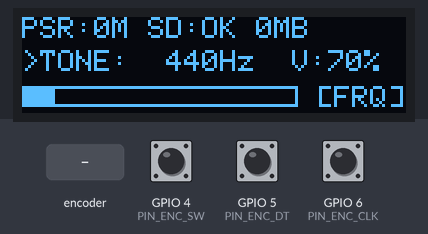
The sketch below on a simulated ESP32-S3. Parts: 128×32 one-colour display. The inputs (shaded band) are chosen by the test bench; at power-on: GPIO 4 (PIN_ENC_SW) HIGH, GPIO 5 (PIN_ENC_DT) HIGH, GPIO 6 (PIN_ENC_CLK) HIGH. I2S audio is not simulated (input reads silence); storage starts empty; what the sketch prints to the serial monitor is not drawn.

Above: at 3.1 s.
3.2 s: rotary encoder on GPIO 6 (PIN_ENC_CLK) / GPIO 5 (PIN_ENC_DT) turned 3 steps (first pin leading)
At 4.8 s:
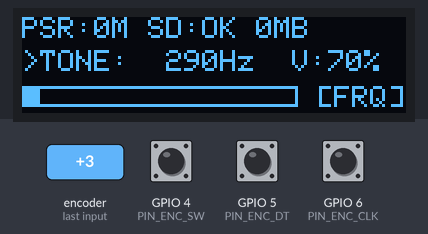
5.3 s: GPIO 4 (PIN_ENC_SW) pulled LOW for 0.15 s
At 6.7 s:
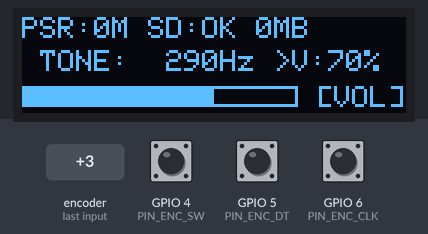
7.0 s: GPIO 4 (PIN_ENC_SW) pulled LOW for 1 s
At 7.6 s:
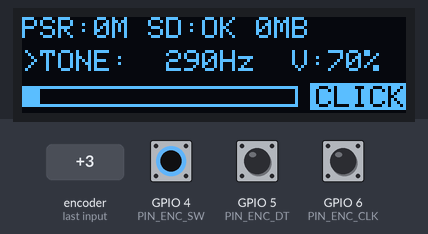
9.5 s: rotary encoder on GPIO 6 (PIN_ENC_CLK) / GPIO 5 (PIN_ENC_DT) turned 1 step (first pin leading)
At 10.5 s:
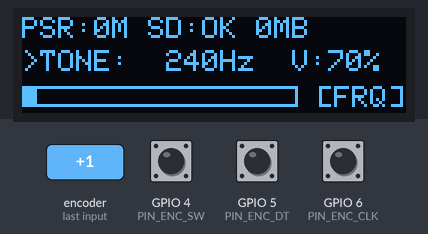
Timing chart, 0 to 12.2 s (numbered marks = the images above; inputs shaded):
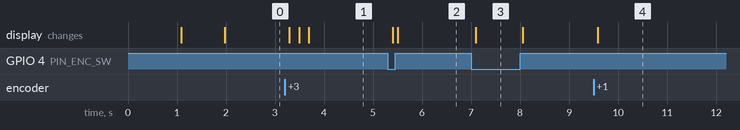

Measured:
- after the input at 3.2 s, the display: first changes after 0.09 s (image 1 shows a later state)
- after the input at 5.3 s, the display: first changes after 0.10 s (image 2 shows a later state)
- after the input at 7.0 s, the display: changes after 0.10 s (image 3)
- after the input at 9.5 s, the display: changes after 0.09 s (image 4)

The sketch:

test_layer1_full_check.ino
```cpp
/*
 * ==============================================================================
 * ESPERDYNE BAT DETECTOR - LAYER 1 HARDWARE VERIFICATION & INTEGRATION TEST
 * (FAIL-SAFE VERSION: Boots cleanly with or without peripherals connected!)
 * ==============================================================================
 * Tests all components soldered on the primary Zero-PCB:
 * 1. ESP32-S3 (8MB Octal PSRAM + Dual Core FreeRTOS)
 * 2. 0.91" 128x32 I2C OLED (SDA=8, SCL=9)
 * 3. MicroSD Card Module (SPI: CS=10, MOSI=11, SCK=12, MISO=13)
 * 4. PCM5102A 32-bit I2S DAC (BCK=15, DIN=16, LCK=17)
 * 5. EC11 Rotary Encoder + Push Switch (CLK=6, DT=5, SW=4)
 *
 * SERIAL MONITOR: 115200 Baud (Works on BOTH USB and UART ports!)
 * ==============================================================================
 */

#include <Arduino.h>
#include <Wire.h>
#include <SPI.h>
#include <Adafruit_GFX.h>
#include <Adafruit_SSD1306.h>
#include "driver/i2s.h"
#include "esp_heap_caps.h"
#include <math.h>

// ------------------------------------------------------------------------------
// SD CARD COMPATIBILITY LAYER
// ------------------------------------------------------------------------------
#if __has_include(<SdFat.h>)
  #include <SdFat.h>
  #define USE_SDFAT 1
  SdFat sd;
  SdFile sdTestFile;
#else
  #include <SD.h>
  #include <FS.h>
  #define USE_SDFAT 0
  File sdTestFile;
#endif

// ------------------------------------------------------------------------------
// PIN DEFINITIONS
// ------------------------------------------------------------------------------
#define OLED_WIDTH        128
#define OLED_HEIGHT       32
#define OLED_RESET        -1
#define OLED_ADDR         0x3C
#define PIN_I2C_SDA       8
#define PIN_I2C_SCL       9

#define PIN_ENC_CLK       6   // S1
#define PIN_ENC_DT        5   // S2
#define PIN_ENC_SW        4   // KEY / Switch

#define PIN_SD_CS         10
#define PIN_SD_MOSI       11  // MO
#define PIN_SD_SCK        12  // SCK
#define PIN_SD_MISO       13  // MI

#define I2S_OUT_PORT      I2S_NUM_1
#define PIN_DAC_BCK       15
#define PIN_DAC_DIN       16  // DO
#define PIN_DAC_LCK       17  // WS

#define AUDIO_SAMPLE_RATE 48000
#define AUDIO_BUF_SAMPLES 128

// ------------------------------------------------------------------------------
// GLOBAL OBJECTS & STATE
// ------------------------------------------------------------------------------
Adafruit_SSD1306 display(OLED_WIDTH, OLED_HEIGHT, &Wire, OLED_RESET);

bool oledFound = false;
bool psramDetected = false;
size_t totalPSRAM = 0;
size_t freePSRAM = 0;
bool sdMounted = false;
uint32_t sdCapacityMB = 0;
char sdStatusMsg[24] = "Not Connected";

enum ControlMode { MODE_FREQ = 0, MODE_VOL = 1 };
ControlMode currentMode = MODE_FREQ;

volatile float g_toneFreq = 440.0f;
volatile int g_volume = 70;
volatile bool g_triggerChime = false;

int encoderTicks = 0;
uint8_t lastEncState = 0;
const int TICKS_PER_DETENT = 4;
bool lastButtonState = HIGH;
unsigned long lastDebounceTime = 0;
bool buttonPressedFlag = false;

int16_t dacAudioBuffer[AUDIO_BUF_SAMPLES * 2];

// ------------------------------------------------------------------------------
// DUAL SERIAL PRINT HELPER (Outputs to both USB-CDC and UART0)
// ------------------------------------------------------------------------------
void logMsg(const char* msg) {
  Serial.print(msg);
  Serial0.print(msg);
}

void logMsgf(const char* format, ...) {
  char buf[256];
  va_list args;
  va_start(args, format);
  vsnprintf(buf, sizeof(buf), format, args);
  va_end(args);
  Serial.print(buf);
  Serial0.print(buf);
}

// ------------------------------------------------------------------------------
// PCM5102A I2S DRIVER
// ------------------------------------------------------------------------------
void setupI2SDAC() {
  i2s_config_t i2s_config = {
    .mode = (i2s_mode_t)(I2S_MODE_MASTER | I2S_MODE_TX),
    .sample_rate = AUDIO_SAMPLE_RATE,
    .bits_per_sample = I2S_BITS_PER_SAMPLE_16BIT,
    .channel_format = I2S_CHANNEL_FMT_RIGHT_LEFT,
    .communication_format = (i2s_comm_format_t)(I2S_COMM_FORMAT_STAND_I2S),
    .intr_alloc_flags = ESP_INTR_FLAG_LEVEL1,
    .dma_buf_count = 8,
    .dma_buf_len = AUDIO_BUF_SAMPLES,
    .use_apll = false,
    .tx_desc_auto_clear = true
  };

  i2s_pin_config_t pin_config = {
    .mck_io_num = I2S_PIN_NO_CHANGE,
    .bck_io_num = PIN_DAC_BCK,
    .ws_io_num = PIN_DAC_LCK,
    .data_out_num = PIN_DAC_DIN,
    .data_in_num = I2S_PIN_NO_CHANGE
  };

  esp_err_t err = i2s_driver_install(I2S_OUT_PORT, &i2s_config, 0, NULL);
  if (err == ESP_OK) {
    i2s_set_pin(I2S_OUT_PORT, &pin_config);
    i2s_zero_dma_buffer(I2S_OUT_PORT);
    logMsg("[PASS] PCM5102A I2S DAC Driver initialized!\n");
  } else {
    logMsgf("[FAIL] I2S DAC init error: %d\n", err);
  }
}

// ------------------------------------------------------------------------------
// BACKGROUND AUDIO GENERATOR TASK (Core 1 FreeRTOS)
// ------------------------------------------------------------------------------
void audioTask(void* parameter) {
  float phase = 0.0f;
  float chimePhase = 0.0f;
  int chimeSamplesRemaining = 0;

  while (true) {
    if (g_triggerChime) {
      g_triggerChime = false;
      chimeSamplesRemaining = AUDIO_SAMPLE_RATE / 5;
      chimePhase = 0.0f;
    }

    float currentFreq = g_toneFreq;
    float currentVolFrac = (float)g_volume / 100.0f;
    float phaseInc = (2.0f * M_PI * currentFreq) / (float)AUDIO_SAMPLE_RATE;
    float chimePhaseInc = (2.0f * M_PI * 1800.0f) / (float)AUDIO_SAMPLE_RATE;

    for (int i = 0; i < AUDIO_BUF_SAMPLES; i++) {
      int16_t sample = 0;

      if (chimeSamplesRemaining > 0) {
        sample = (int16_t)(sin(chimePhase) * 26000.0f * currentVolFrac);
        chimePhase += chimePhaseInc;
        chimeSamplesRemaining--;
      } else {
        sample = (int16_t)(sin(phase) * 22000.0f * currentVolFrac);
        phase += phaseInc;
        if (phase >= 2.0f * M_PI) phase -= 2.0f * M_PI;
      }

      dacAudioBuffer[i * 2]     = sample;
      dacAudioBuffer[i * 2 + 1] = sample;
    }

    size_t bytes_written = 0;
    i2s_write(I2S_OUT_PORT, dacAudioBuffer, sizeof(dacAudioBuffer), &bytes_written, portMAX_DELAY);
  }
}

// ------------------------------------------------------------------------------
// MICRO SD CARD TEST (NON-BLOCKING)
// ------------------------------------------------------------------------------
bool testSDCard() {
  logMsg("[SD] Testing MicroSD card... ");
  sdMounted = false;

#if USE_SDFAT
  if (sd.begin(SdSpiConfig(PIN_SD_CS, DEDICATED_SPI, SD_SCK_MHZ(10)))) {
    sdMounted = true;
    sdCapacityMB = sd.card()->sectorCount() * 512UL / (1024UL * 1024UL);
    if (sdTestFile.open("/layer1_test.txt", O_WRONLY | O_CREAT | O_TRUNC)) {
      sdTestFile.println("Esperdyne Layer 1 Zero-PCB Test OK!");
      sdTestFile.close();
      snprintf(sdStatusMsg, sizeof(sdStatusMsg), "OK %uMB", sdCapacityMB);
      logMsgf("[PASS] %s\n", sdStatusMsg);
      return true;
    }
  }
#else
  if (SD.begin(PIN_SD_CS, SPI, 10000000)) {
    sdMounted = true;
    sdCapacityMB = SD.cardSize() / (1024 * 1024);
    File f = SD.open("/layer1_test.txt", FILE_WRITE);
    if (f) {
      f.println("Esperdyne Layer 1 Zero-PCB Test OK!");
      f.close();
      snprintf(sdStatusMsg, sizeof(sdStatusMsg), "OK %uMB", sdCapacityMB);
      logMsgf("[PASS] %s\n", sdStatusMsg);
      return true;
    }
  }
#endif

  snprintf(sdStatusMsg, sizeof(sdStatusMsg), "NO CARD/FAIL");
  logMsg("[WARN] No SD card detected or card read error.\n");
  return false;
}

// ------------------------------------------------------------------------------
// OLED DISPLAY RENDER
// ------------------------------------------------------------------------------
void renderOLED() {
  if (!oledFound) return;

  display.clearDisplay();
  display.setTextColor(SSD1306_WHITE);

  display.setTextSize(1);
  display.setCursor(0, 0);
  display.printf("PSR:%dM ", (int)(totalPSRAM / (1024 * 1024)));
  display.printf("SD:%s", sdStatusMsg);

  display.setCursor(0, 11);
  if (currentMode == MODE_FREQ) {
    display.printf(">TONE: %4.0fHz  V:%d%%", g_toneFreq, g_volume);
  } else {
    display.printf(" TONE: %4.0fHz >V:%d%%", g_toneFreq, g_volume);
  }

  int barWidth = 92;
  int barHeight = 7;
  display.drawRect(0, 23, barWidth, barHeight, SSD1306_WHITE);

  int fillWidth = 0;
  if (currentMode == MODE_FREQ) {
    fillWidth = map(constrain((int)g_toneFreq, 100, 3000), 100, 3000, 0, barWidth - 2);
  } else {
    fillWidth = map(constrain(g_volume, 0, 100), 0, 100, 0, barWidth - 2);
  }
  if (fillWidth > 0) {
    display.fillRect(1, 24, fillWidth, barHeight - 2, SSD1306_WHITE);
  }

  display.setCursor(98, 23);
  if (buttonPressedFlag) {
    display.fillRect(96, 22, 32, 9, SSD1306_WHITE);
    display.setTextColor(SSD1306_BLACK, SSD1306_WHITE);
    display.print("CLICK");
  } else {
    display.print(currentMode == MODE_FREQ ? "[FRQ]" : "[VOL]");
  }

  display.display();
}

// ------------------------------------------------------------------------------
// SETUP
// ------------------------------------------------------------------------------
void setup() {
  // Start BOTH UART0 and Native USB Serial
  Serial.begin(115200);
  Serial0.begin(115200);
  delay(1000);

  logMsg("\n=======================================================\n");
  logMsg("  ESPERDYNE BAT DETECTOR - LAYER 1 HARDWARE TEST        \n");
  logMsg("=======================================================\n");

  // 1. ESP32-S3 PSRAM Check
  if (psramInit()) {
    psramDetected = true;
    totalPSRAM = ESP.getPsramSize();
    freePSRAM = ESP.getFreePsram();
    logMsgf("[PASS] Octal PSRAM Detected: %u Bytes (%.2f MB)\n",
            totalPSRAM, (float)totalPSRAM / (1024.0 * 1024.0));
  } else {
    logMsg("[WARN] PSRAM not detected! Make sure Tools -> PSRAM is set to 'OPI PSRAM'.\n");
  }

  // 2. Rotary Encoder Pins
  pinMode(PIN_ENC_CLK, INPUT_PULLUP);
  pinMode(PIN_ENC_DT, INPUT_PULLUP);
  pinMode(PIN_ENC_SW, INPUT_PULLUP);
  uint8_t a = digitalRead(PIN_ENC_CLK);
  uint8_t b = digitalRead(PIN_ENC_DT);
  lastEncState = (a << 1) | b;
  logMsg("[PASS] Rotary Encoder configured (CLK=6, DT=5, SW=4).\n");

  // 3. I2C OLED with BUS TIMEOUT PROBE
  Wire.begin(PIN_I2C_SDA, PIN_I2C_SCL);
  Wire.setTimeOut(30); // 30ms timeout prevents hanging if no OLED is attached!

  // Probe I2C address 0x3C
  Wire.beginTransmission(OLED_ADDR);
  byte i2cErr = Wire.endTransmission();

  if (i2cErr == 0) {
    if (display.begin(SSD1306_SWITCHCAPVCC, OLED_ADDR)) {
      oledFound = true;
      logMsg("[PASS] 0.91\" I2C OLED initialized at 0x3C.\n");
      display.clearDisplay();
      display.setTextSize(1);
      display.setTextColor(SSD1306_WHITE);
      display.setCursor(10, 4);
      display.print("ESPERDYNE LAYER 1");
      display.setCursor(14, 18);
      display.print("TESTING MODULES...");
      display.display();
    }
  } else {
    logMsg("[INFO] OLED not found on I2C (Address 0x3C). Skipping display...\n");
  }

  // 4. MicroSD SPI Bus
  SPI.begin(PIN_SD_SCK, PIN_SD_MISO, PIN_SD_MOSI, PIN_SD_CS);
  testSDCard();

  // 5. PCM5102A I2S DAC & Background Audio Task
  setupI2SDAC();
  xTaskCreatePinnedToCore(
    audioTask,
    "AudioTask",
    4096,
    NULL,
    2,
    NULL,
    1
  );
  logMsg("[PASS] Audio Background Task running on Core 1.\n");

  logMsg("=======================================================\n");
  logMsg("READY! Connect board into Zero-PCB socket to test all.\n");
  logMsg("=======================================================\n\n");

  if (oledFound) {
    delay(800);
    renderOLED();
  }
}

// ------------------------------------------------------------------------------
// MAIN LOOP
// ------------------------------------------------------------------------------
void loop() {
  bool needsRedraw = false;

  // 1. Rotary Encoder
  uint8_t a = digitalRead(PIN_ENC_CLK);
  uint8_t b = digitalRead(PIN_ENC_DT);
  uint8_t currentState = (a << 1) | b;

  if (currentState != lastEncState) {
    if ((lastEncState == 0b00 && currentState == 0b01) ||
        (lastEncState == 0b01 && currentState == 0b11) ||
        (lastEncState == 0b11 && currentState == 0b10) ||
        (lastEncState == 0b10 && currentState == 0b00)) {
      encoderTicks++;
    } else if ((lastEncState == 0b00 && currentState == 0b10) ||
               (lastEncState == 0b10 && currentState == 0b11) ||
               (lastEncState == 0b11 && currentState == 0b01) ||
               (lastEncState == 0b01 && currentState == 0b00)) {
      encoderTicks--;
    }

    lastEncState = currentState;

    if (abs(encoderTicks) >= TICKS_PER_DETENT) {
      int step = encoderTicks / TICKS_PER_DETENT;
      encoderTicks %= TICKS_PER_DETENT;

      if (currentMode == MODE_FREQ) {
        g_toneFreq += step * 50.0f;
        if (g_toneFreq < 150.0f)  g_toneFreq = 150.0f;
        if (g_toneFreq > 3000.0f) g_toneFreq = 3000.0f;
        logMsgf("[ROTARY] Audio Tone: %.0f Hz\n", g_toneFreq);
      } else {
        g_volume += step * 5;
        if (g_volume < 0)   g_volume = 0;
        if (g_volume > 100) g_volume = 100;
        logMsgf("[ROTARY] Audio Volume: %d %%\n", g_volume);
      }
      needsRedraw = true;
    }
  }

  // 2. Rotary Encoder Switch
  int swReading = digitalRead(PIN_ENC_SW);
  if (swReading != lastButtonState) {
    lastDebounceTime = millis();
    lastButtonState = swReading;
  }

  if ((millis() - lastDebounceTime) > 40) {
    if (swReading == LOW && !buttonPressedFlag) {
      buttonPressedFlag = true;
      g_triggerChime = true;

      currentMode = (currentMode == MODE_FREQ) ? MODE_VOL : MODE_FREQ;
      testSDCard();

      logMsgf("[CLICK] Mode: %s | SD Status: %s\n",
              currentMode == MODE_FREQ ? "FREQ TUNE" : "VOLUME", sdStatusMsg);
      needsRedraw = true;
    } else if (swReading == HIGH && buttonPressedFlag) {
      buttonPressedFlag = false;
      needsRedraw = true;
    }
  }

  // 3. Periodic UI Redraw & Serial Heartbeat
  static unsigned long lastRedraw = 0;
  if (needsRedraw || (millis() - lastRedraw > 80)) {
    lastRedraw = millis();
    renderOLED();
  }

  // Heartbeat every 5 seconds so you know it's alive even without screen
  static unsigned long lastHeartbeat = 0;
  if (millis() - lastHeartbeat > 5000) {
    lastHeartbeat = millis();
    logMsgf("[ALIVE] ESP32-S3 Running | Free PSRAM: %.2f MB | Free Heap: %d KB\n",
            (float)ESP.getFreePsram() / (1024.0 * 1024.0), ESP.getFreeHeap() / 1024);
  }
}
```
